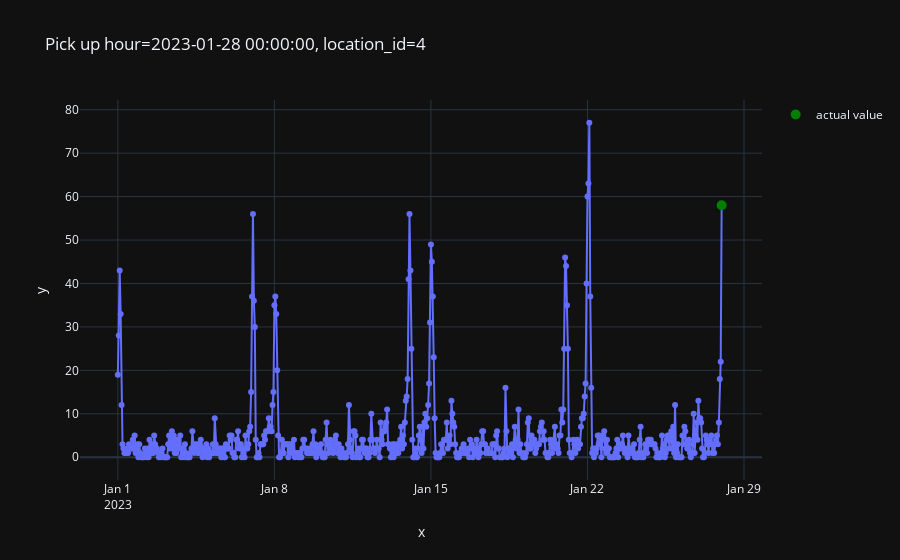

Write notebook code for a chart like this one.
### Code cell
plot_one_sample(
    example_id=0,
    features=features,
    targets=targets,
)

### Figure 1 — Plotly figure (JSON) as saved in the notebook; plotly's stock layout.template omitted (floating-point values rounded to 4 significant figures; data arrays with more than 128 entries replaced by an {"elided": "..."} marker saying what was removed)
{"data": [{"hovertemplate": "x=%{x}<br>y=%{y}<extra></extra>", "legendgroup": "", "line": {"color": "#636efa", "dash": "solid"}, "marker": {"symbol": "circle"}, "mode": "markers+lines", "name": "", "orientation": "v", "showlegend": false, "type": "scatter", "x": {"elided": "649 str values"}, "xaxis": "x", "y": {"elided": "649 int values"}, "yaxis": "y"}, {"line": {"color": "green"}, "marker": {"size": 10}, "mode": "markers", "name": "actual value", "type": "scatter", "x": ["2023-01-28T00:00:00"], "y": [58]}], "layout": {"legend": {"tracegroupgap": 0}, "title": {"text": "Pick up hour=2023-01-28 00:00:00, location_id=4"}, "xaxis": {"anchor": "y", "domain": [0, 1], "title": {"text": "x"}}, "yaxis": {"anchor": "x", "domain": [0, 1], "title": {"text": "y"}}}}
